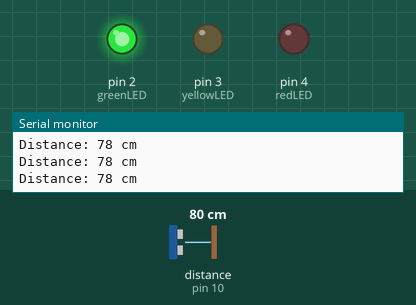
Recording of a sketch running on a simulated Arduino Uno, built with avr-gcc and run on an emulated ATmega328P. On the bench: output pins drawn as LEDs (lit = HIGH), the last lines printed to the serial monitor. Wiring (inferred from the names in the program): ultrasonic range finder: trigger pin 9; echo pin 10. Inputs (shaded band) come from the test bench; at power-on: distance to the obstacle (sensor on pin 10) 80 cm. The echo pulse lasts 58.3 µs per cm; pins used as bus, display or sensor lines are not drawn.

Above: at 1.2 s.
1.3 s: distance to the obstacle (sensor on pin 10) set to 35 cm
2.8 s: distance to the obstacle (sensor on pin 10) set to 29 cm
At 3.4 s:
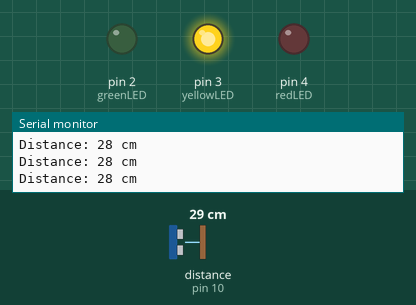
4.3 s: distance to the obstacle (sensor on pin 10) set to 18 cm
5.8 s: distance to the obstacle (sensor on pin 10) set to 15 cm
At 6.8 s:
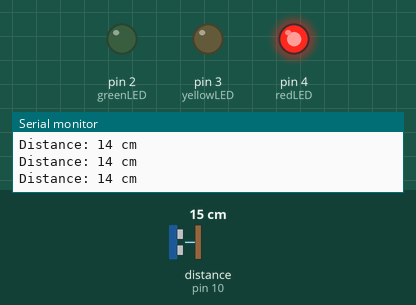
7.3 s: distance to the obstacle (sensor on pin 10) set to 60 cm
At 8.4 s:
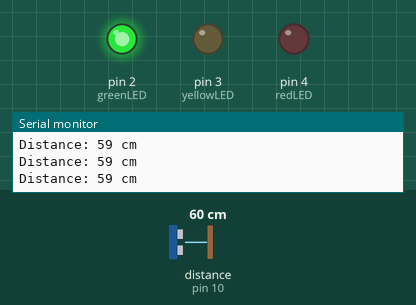
8.8 s: distance to the obstacle (sensor on pin 10) set to 2 cm
At 9.5 s:
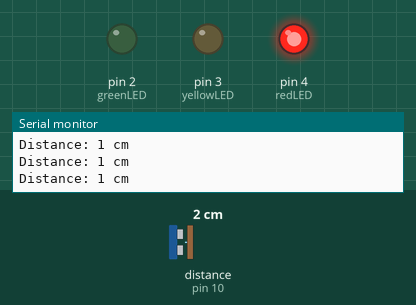
Timing chart, 0 to 11.4 s (numbered marks = the images above; inputs shaded):
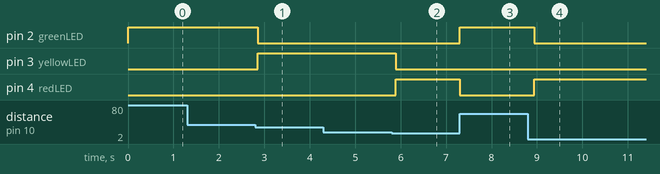

Measured:
- the behaviour switches between 32 and 31 cm on distance to the obstacle (sensor on pin 10) (found by bisection; images 0 and 1)
- the behaviour switches between 17 and 16 cm on distance to the obstacle (sensor on pin 10) (found by bisection; images 1 and 2)
- after the input at 2.8 s, pin 2 (greenLED): HIGH → LOW after 0.06 s; pin 3 (yellowLED): LOW → HIGH after 0.06 s
- after the input at 5.8 s, pin 3 (yellowLED): HIGH → LOW after 0.09 s; pin 4 (redLED): LOW → HIGH after 0.09 s
- after the input at 7.3 s, pin 2 (greenLED): LOW → HIGH at once; pin 4 (redLED): HIGH → LOW at once
- after the input at 8.8 s, pin 2 (greenLED): HIGH → LOW after 0.14 s; pin 4 (redLED): LOW → HIGH after 0.14 s

The sketch:

Experiment1.ino
```cpp
// Pin definitions
const int trigPin = 9;
const int echoPin = 10;

const int greenLED = 2;
const int yellowLED = 3;
const int redLED = 4;

long duration;
int distance;

void setup() {
  pinMode(trigPin, OUTPUT);
  pinMode(echoPin, INPUT);

  pinMode(greenLED, OUTPUT);
  pinMode(yellowLED, OUTPUT);
  pinMode(redLED, OUTPUT);

  Serial.begin(9600);
}

void loop() {
  // Clear trig pin
  digitalWrite(trigPin, LOW);
  delayMicroseconds(2);

  // Send ultrasonic pulse
  digitalWrite(trigPin, HIGH);
  delayMicroseconds(10);
  digitalWrite(trigPin, LOW);

  // Read echo duration
  duration = pulseIn(echoPin, HIGH);

  // Calculate distance (cm)
  distance = duration * 0.034 / 2;

  Serial.print("Distance: ");
  Serial.print(distance);
  Serial.println(" cm");

  // LED Logic
  if (distance > 30) {
    digitalWrite(greenLED, HIGH);
    digitalWrite(yellowLED, LOW);
    digitalWrite(redLED, LOW);
  }
  else if (distance > 15 && distance <= 30) {
    digitalWrite(greenLED, LOW);
    digitalWrite(yellowLED, HIGH);
    digitalWrite(redLED, LOW);
  }
  else {
    digitalWrite(greenLED, LOW);
    digitalWrite(yellowLED, LOW);
    digitalWrite(redLED, HIGH);
  }

  delay(200);
}
```
